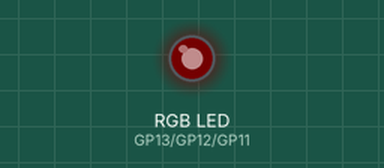
The program below on a simulated Raspberry Pi Pico running MicroPython. Parts: an RGB LED mixed from three pins (HIGH = lit). Dim RGB values are drawn brighter than linear.

Above: at 0.15 s.
At 1.35 s:
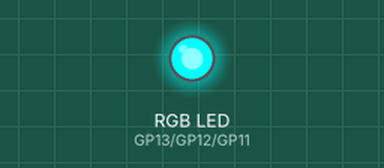
At 3.35 s:
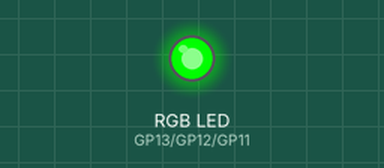
At 4.96 s:
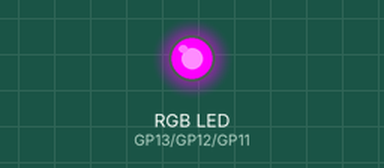
At 6.56 s:
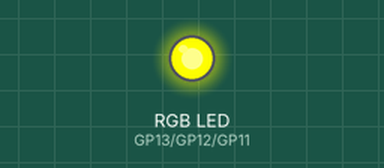
At 12.87 s:
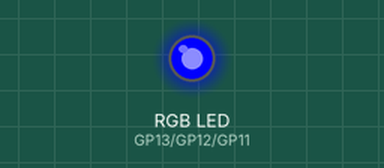
Timing chart, 0 to 13.0 s (numbered marks = the images above):
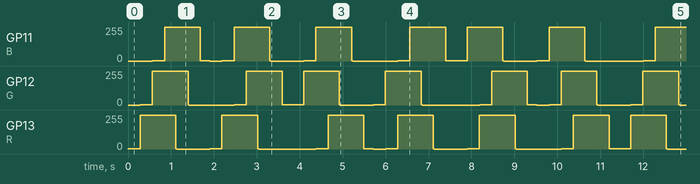

Measured:
- by itself, GP11 (B): 0/255 → 1/255 at 0.57 s, → 253/255 0.28 s later, → 1/255 0.83 s later, → 0/255 0.22 s later, … (24 changes in this stretch)

The program:

AutoRGB_Phase1Wave.py
```python
import time
from machine import Pin, PWM

# Register pins
R = PWM(Pin(13))
G = PWM(Pin(12))
B = PWM(Pin(11))
R.freq(60)
G.freq(60)
B.freq(60)

# Subphase color combination data tied directly to LED pins: 012, 021, 120, 102, 201, 210
pincfg = [[R,G,B], [R,B,G], [G,B,R], [G,R,B], [B,R,G], [B,G,R]]

# Temporary variables
cfgindex = 0
direction = True
pinproxy = dict([(0, pincfg[0][0]), (1, pincfg[0][1]), (2, pincfg[0][2])])
duty = dict([(0, 0), (1, 0), (2, 0)])


# The infamous loop
while True:

    # Direction : Positive
    if direction:

        # Frame render
        if duty[0] < 255:
            duty[0] += 1
        elif duty[1] < 255:
            duty[1] += 1
        elif duty[2] < 255:
            duty[2] += 1

        # Keyframe detection and reversal
        if duty[0] >= 255 and duty[1] >= 255 and duty[2] >= 255:
            direction = False

    # Direction : Negative
    else:

        # Frame render
        if duty[0] > 0:
            duty[0] -= 1
        elif duty[1] > 0:
            duty[1] -= 1
        elif duty[2] > 0:
            duty[2] -= 1

        # Keyframe detection and subphase change
        if duty[0] <= 0 and duty[1] <= 0 and duty[2] <= 0:
            direction = True

            cfgindex += 1
            if cfgindex > 5:
                cfgindex = 0

            # Reroute pins on subphase change
            pinproxy[0] = pincfg[cfgindex][0]
            pinproxy[1] = pincfg[cfgindex][1]
            pinproxy[2] = pincfg[cfgindex][2]

            # Extra freezzZ on black
            time.sleep(0.2)

    # Frame display
    pinproxy[0].duty_u16(duty[0] * duty[0])
    pinproxy[1].duty_u16(duty[1] * duty[1])
    pinproxy[2].duty_u16(duty[2] * duty[2])

    # zzZ
    time.sleep(0.001)
```
